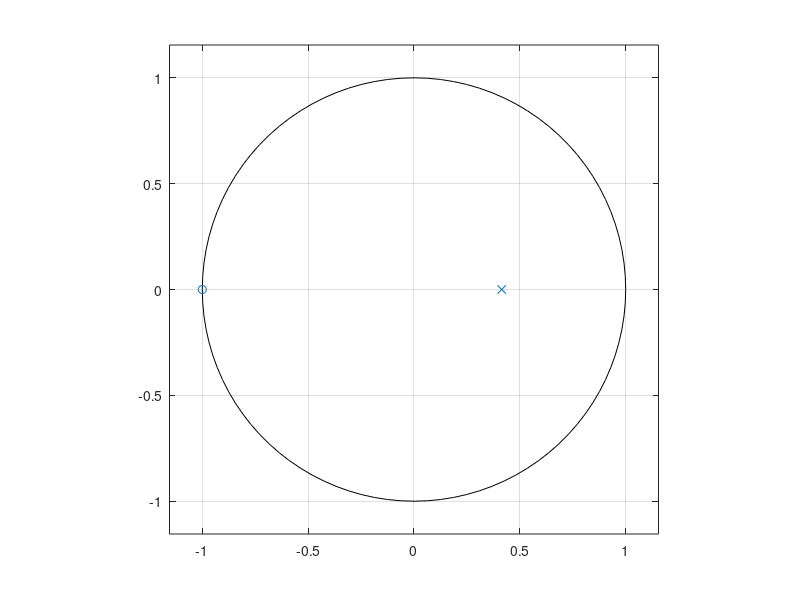
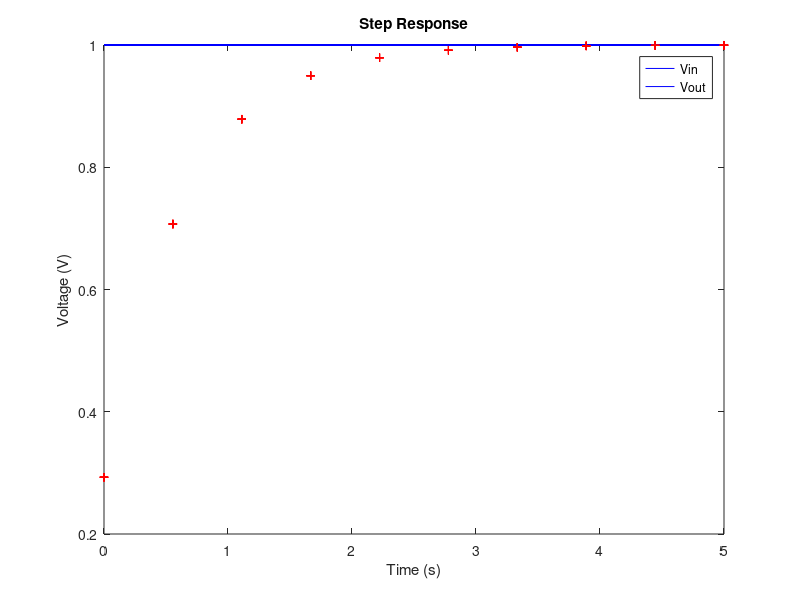
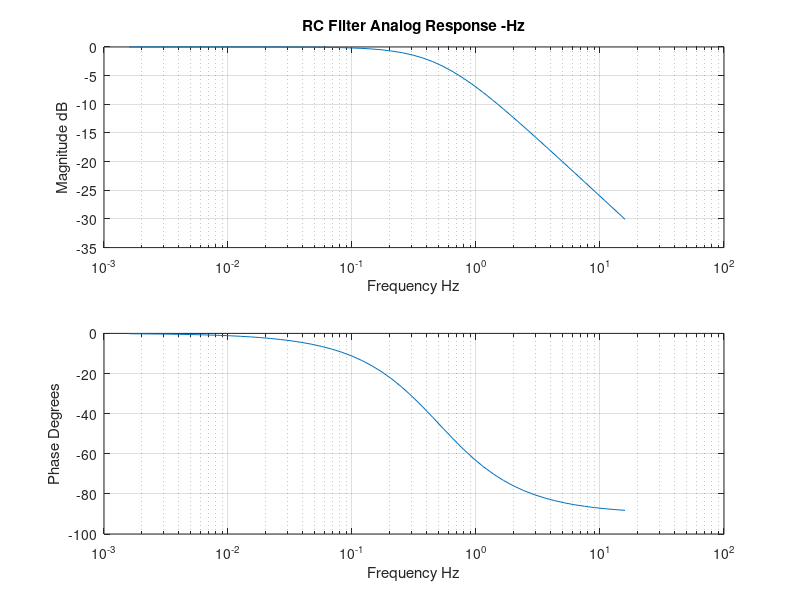

MATLAB code for these plots, in order:
% Digital filter design by Greg Gengerelli.
% To use this design, change the corner and sampling
% frequencies you want to use.  The Tf period is for
% how long you want the signal to last.

clear;
close all;
format long;

% Parameters
% Choose the corner frequency you want.
% Corner frequency of 250 mHz
Tf = 5      % how long the signal lasts          
Ts = 0.500  % sampling period
Fc = 0.5    % corner frequency
% Corner frequency of 250 mHz
%Tf = 20           
%Ts = 0.500  % sampling period
%Fc = 0.25   % corner frequency
% Corner frequency of 10 mHz
%Tf = 10           
%Ts = 0.500  % sampling period
%Fc = 0.01   % corner frequency
% Sampling period of 50 Hz
%Ts = 20E-3  % sampling period
%Fc = 2      % corner frequency
%Tf = 10     
% Sampling period of
% Ts = 200E-3;%250E-6;
% Fc = 0.1;
% Tf = 10;
% Sampling period of
% Ts = 0.2;
% Fc = 0.01;
% Tf = 100;

% Calculate frequencies from period parameters.
fs = 1/Ts   % sampling frequency
ff = 1/Tf   
% Calculate period from frequency
Tc = 1/Fc
% Calculate radial frequencies.
Ws = 2*pi*(1/Ts)
Wc = 2*pi*Fc
Wn = Wc/Ws
% Calculate the filter coefficients.
[zb,za] = butter(1,Wn)
% Returns the pole, zero and gain.
[z,p,k] = butter(1,Wn)
%freqz(zb,za)
zplane(z,p)


%STEP INPUT RESPONSE
x = linspace(0,Tf,floor(Tf/Ts));
nsize = size(x);
y = ones(nsize(2));

figure(2);
yFilt = filter(zb,za,y);
plot(x,y,'b',x,yFilt,'r+');
title('Step Response');
legend('Vin','Vout');
xlabel('Time (s)');
ylabel('Voltage (V)');

b = [1];
a = [1/Wc 1];
w = logspace(-2,2);
h = freqs(b,a,w);
mag = abs(h);
mag = 20*log10(mag);
phase = angle(h);
phase = (360/(2*pi))*phase;
f = w/(2*pi);

%ANALOG FEQUENCY RESPONSE
figure(gcf+1);
subplot(2,1,1)
semilogx(f,mag);grid on;
title(strcat('RC Filter Analog Response - ',Fc,'Hz'));
xlabel('Frequency Hz');
ylabel('Magnitude dB');
subplot(2,1,2)
semilogx(f,phase);grid on;
xlabel('Frequency Hz');
ylabel('Phase Degrees');







